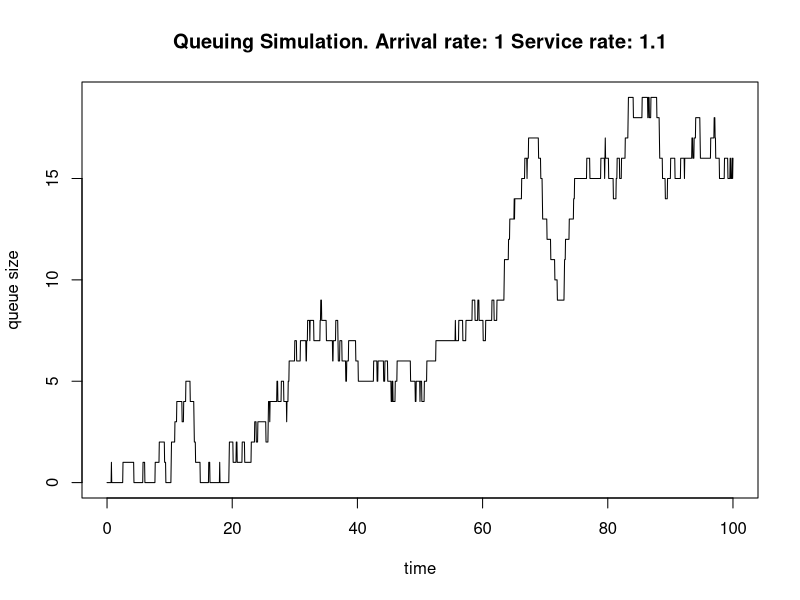

The R source for this figure:
# program: spuRs/resources/scripts/discrete_queue.r
# Discrete Queue Simulation

# inputs
lambda <- 1     # arrival rate
mu <- 1.1       # service rate
t.end <- 100    # duration of simulation
t.step <- 0.05  # time step
rand.seed <- 99 # seed for random number generator

# simulation
set.seed(rand.seed)
queue <- rep(0, t.end/t.step + 1)
for (i in 2:length(queue)) {
  if (runif(1) < lambda*t.step) { # arrival
    queue[i] <- queue[i-1] + 1
  } else if (runif(1) < mu*t.step) { # potential departure
    queue[i] <- max(0, queue[i-1] - 1)
  } else { # nothing happens
    queue[i] <- queue[i-1]
  }
}

# output
plot(seq(from=0, to=t.end, by=t.step), queue, type='l', 
    xlab='time', ylab='queue size')
title(paste('Queuing Simulation. Arrival rate:', lambda,
    'Service rate:', mu))
